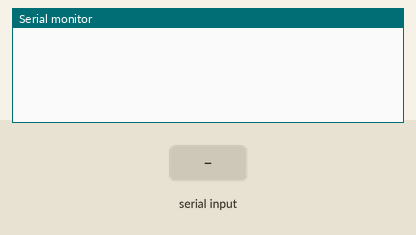
A sketch run on a simulated Arduino Uno, built with avr-gcc and run on an emulated ATmega328P. On the bench: the last lines printed to the serial monitor. The inputs (shaded band) are chosen by the test bench.

Above: at 1.2 s.
1.3 s: "1\n" received over Serial
At 2.1 s:
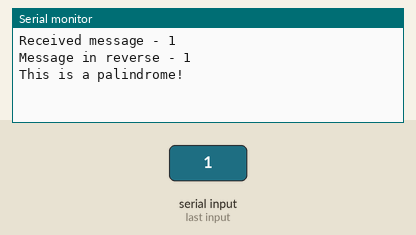
2.8 s: "0\n" received over Serial
At 3.3 s:
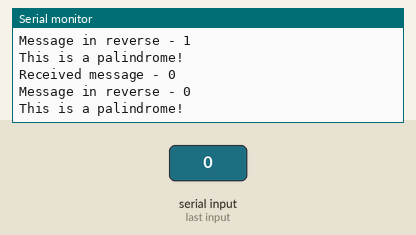
4.3 s: "2\n" received over Serial
At 5.6 s:
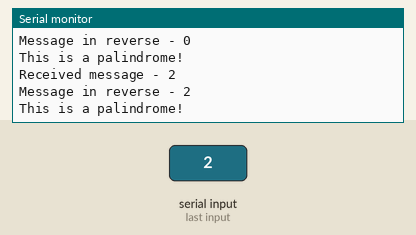

The sketch:

StackArraysPalindrome.ino
```cpp
#include "stack.h"
#define stackSize 100

char stackBuffer[stackSize];
int stackTop = 0;
bool stackExist = false, messageReceived = false;


void setup() {
  Serial.begin(9600);
}

void loop()
{
  while (Serial.available())
  {
    stack_create();
    char c = Serial.read();
    if (c != '\n' || c != '\r')
      stack_push(c);
    delay(5);
    messageReceived = true;
  }

  if (messageReceived)
  {
    String reversedMessage = "";
    char c;
    int stackTopUnmodified = stackTop;
    for (int i = 0; i < stackTopUnmodified; i++)
    {
      stack_pop(&c);
      reversedMessage += c;
    }
    reversedMessage.trim();
    stack_destroy();
    String message = "";
    for (int i = reversedMessage.length() - 1; i >= 0; i--)
    {
      message += reversedMessage[i];
    }
    Serial.println("Received message - " + message);
    Serial.println("Message in reverse - " + reversedMessage);
    if (message == reversedMessage)
    {
      Serial.println("This is a palindrome!");
    }
    else
    {
      Serial.println("Sorry, but this is not a palindrome :(");
    }
    messageReceived = false;
  }
}

int stack_create(void)
{
  stackExist = true;
  return 0;
}

void stack_destroy(void)
{
  stackExist = false;
  for (int i = 0; i < stackSize; i++)
    stackBuffer[i] = '\0';
  stackTop = 0;
}

int stack_push(char elem)
{
  if (!stackExist)
  {
    Serial.println("Stack not created");
    return -1;
  }

  if (stackTop < stackSize)
  {
    stackBuffer[stackTop++] = elem;
    return 0;
  }
  else
  {
    Serial.println("Not enough memory on the stack for a new element.");
    return -1;
  }
}

int stack_pop(char *elem)
{
  if (!stackExist)
  {
    Serial.println("Stack not created");
    return -1;
  }

  if (stackTop >= 1 && stackTop <= 99)
  {
    *elem = stackBuffer[stackTop - 1];
    stackBuffer[--stackTop] = '\0';
    return 0;
  }
  else if (stackTop == 0 && stackBuffer[stackTop] != '\0')
  {
    *elem = stackBuffer[stackTop];
    stackBuffer[stackTop] = '\0';
    return 0;
  }
  else
  {
    Serial.println("Error on stack, no elements to pop");
    return -1;
  }
}

int stack_top(char *elem)
{
  if (!stackExist)
  {
    Serial.println("Stack not created");
    return -1;
  }

  if (stackBuffer[stackTop - 1] != '\0')
  {
    *elem = stackBuffer[stackTop - 1];
    Serial.println(stackBuffer[stackTop - 1]);
    return 0;
  }
  else
  {
    Serial.println("No elements in stack");
    return -1;
  }
}
```

stack.h
```cpp
#ifndef __STACK_H__
#define __STACK_H__

/*
 * Creates new stack. Returns 0 on success
 */
 int stack_create(void);

 /*
  * Destroys the stack.
  */
  void stack_destroy(void);

  /*
   * Pushes a new element on the stack
   * returns 0 on success
   * returns -1 on error
   */
   int stack_push(char elem);

   /*
    * Pops an element from the stack
    * returns 0 on success
    * returns -1 on error or empty
    */
    int stack_pop(char *elem);

    /*
     * Shows the top an element of the stack
     * returns 0 on success
     * returns -1 on error or empty
     */
     int stack_top(char *elem);

     #endif
```

Measured:
- after the input at 1.3 s, the serial monitor: prints a new line at once (image 1)
- after the input at 2.8 s, the serial monitor: prints a new line at once (image 2)
- after the input at 4.3 s, the serial monitor: prints a new line at once (image 3)
